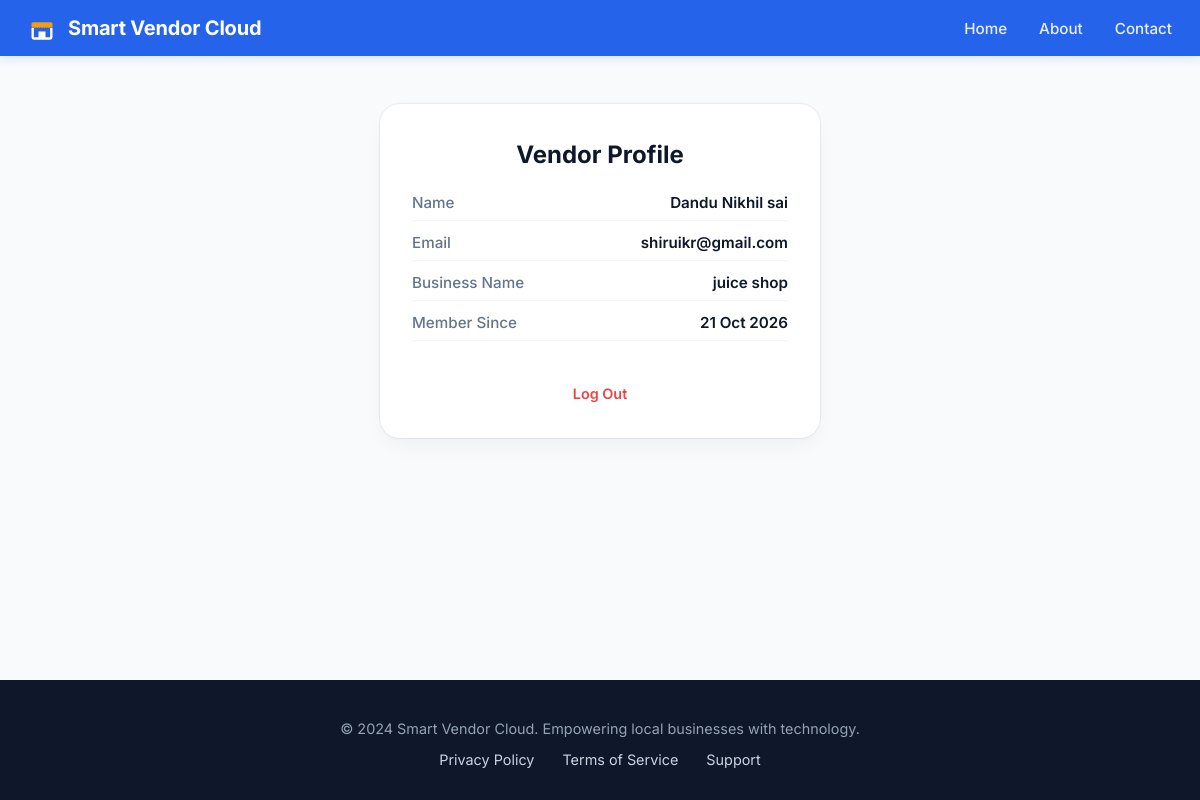
Screenshot of /vendor/profile (signed in) with the database file from the repository.
### app.py (models this page shows)
class Vendor(db.Model):
    __tablename__ = "vendors"
    id = db.Column(db.Integer, primary_key=True)
    name = db.Column(db.String(120), nullable=False)
    email = db.Column(db.String(255), unique=True, nullable=False)
    business_name = db.Column(db.String(120), nullable=False)
    password_hash = db.Column(db.String(255), nullable=False)
    phone = db.Column(db.String(20), nullable=True)
    landmark = db.Column(db.String(255), nullable=True)
    address1 = db.Column(db.String(255), nullable=True)
    address2 = db.Column(db.String(255), nullable=True)
    pincode = db.Column(db.String(20), nullable=True)
    maps_link = db.Column(db.String(500), nullable=True, default="https://maps.google.com")
    created_at = db.Column(db.DateTime, default=datetime.utcnow)
    products = db.relationship("Product", backref="vendor", lazy=True, cascade="all, delete-orphan")

### app.py (the view)
@app.route("/vendor/profile")
@vendor_login_required
def vendor_profile():
    vendor = Vendor.query.get(session["vendor_id"])
    return render_template("vendor_profile.html", vendor=vendor)

### app.py (called while the page is built)
def vendor_login_required(f):
    @wraps(f)
    def wrapper(*args, **kwargs):
        if "vendor_id" not in session:
            return redirect(url_for("vendor_login"))
        return f(*args, **kwargs)
    return wrapper

### templates/vendor_profile.html
{% extends "base.html" %}
{% block content %}
<div class="card-container">
  <div class="content-card">
    <h2>Vendor Profile</h2>
    <div class="profile-info">
      <p><span class="label">Name</span> <span class="value">{{ vendor.name }}</span></p>
      <p><span class="label">Email</span> <span class="value">{{ vendor.email }}</span></p>
      <p><span class="label">Business Name</span> <span class="value">{{ vendor.business_name }}</span></p>
      <p><span class="label">Member Since</span> <span class="value">{{ vendor.created_at.strftime("%d %b %Y") }}</span></p>
    </div>
    <div class="card-footer">
      <a class="btn-logout" href="{{ url_for('vendor_logout') }}">Log Out</a>
    </div>
  </div>
</div>
{% endblock %}

### static/styles.css (style rules this page uses)
* { box-sizing: border-box; margin: 0; padding: 0; }
body { font-family: 'Inter', -apple-system, BlinkMacSystemFont, "Segoe UI", Roboto, Helvetica, Arial, sans-serif; background-color: #F8FAFC; color: #1E293B; min-height: 100vh; display: flex; flex-direction: column; }
.card-container { max-width: 480px; width: 100%; margin: 48px auto; padding: 0 20px; }
.content-card { background: #FFFFFF; border-radius: 20px; padding: 36px 32px; box-shadow: 0 10px 25px -5px rgba(0, 0, 0, 0.05), 0 0 1px 1px rgba(226, 232, 240, 0.8); }
.content-card h2 { font-size: 1.5rem; font-weight: 700; color: #0F172A; margin-bottom: 24px; text-align: center; }
.card-footer { margin-top: 20px; text-align: center; font-size: 0.9rem; color: #64748B; }
.card-footer a, .portal-links a { color: #2563EB; text-decoration: none; font-weight: 600; }
.btn-logout { display: inline-block; margin-top: 24px; color: #EF4444 !important; font-weight: 600; text-decoration: none; }
.profile-info { margin: 16px 0; display: flex; flex-direction: column; gap: 12px; font-size: 0.95rem; }
.profile-info p { padding-bottom: 8px; border-bottom: 1px solid #F1F5F9; display: flex; justify-content: space-between; }
.profile-info span.label { color: #64748B; font-weight: 500; }
.profile-info span.value { color: #0F172A; font-weight: 600; }

### rows the page displays
Vendor: name "Dandu Nikhil sai", email "shiruikr@gmail.com", business_name "juice shop", created_at "21 Oct 2026"
